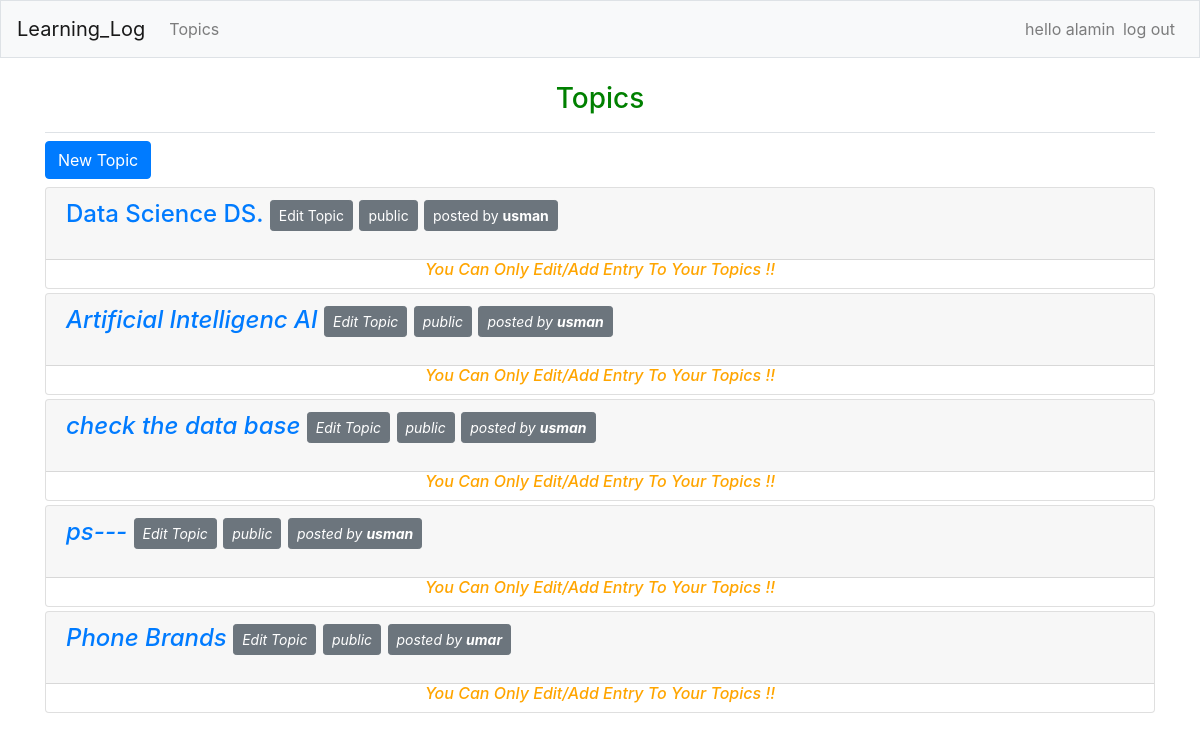
The page /topics/ (signed in) on the database its author committed.
### learning_logs/models.py (models this page shows)
class Topic(models.Model) :
    public = 'public'
    private= 'private'
    options = [
        (public,'public'),
        (private,'private'),
    ]
    choice = models.CharField(max_length=8,choices=options,default=public)
    text = models.CharField(max_length=25)
    date_added = models.DateTimeField(auto_now_add = True)
    owner =models.ForeignKey(User,on_delete=models.CASCADE)
    def __str__(self) :
        return self.text

### learning_logs/views.py (the view)
# urls.py: path("topics/",views.topics,name="topics"),
@login_required
def topics(request):
    topic_shown = []
    for  topic in Topic.objects.all() :
        if topic.choice == "public" or topic.choice == "" :
            topic_shown.append(topic)
    topics=Topic.objects.filter(owner=request.user).order_by("date_added")
    for topic in topics :
        if topic.choice == "private" :
            topic_shown.append(topic)
    context = {"topics":topic_shown}
    return render(request,"learning_logs/topics.html" , context)

### learning_logs/templates/learning_logs/topics.html
{% extends "learning_logs/base.html" %}
{% load bootstrap4 %}
{% block page_header%}<h3 align="center" style="color:green"> Topics </h3> {% endblock page_header%}
{% block content %}
    <a class="btn btn-md btn-primary mb-2" href="{% url 'learning_logs:new_topic'%}" role="button">New Topic</a>
    {% for topic in topics %}
     <div class="card mb-1">
      <h4 class="card-header">
        <a href="{% url 'learning_logs:topic' topic.id %}">{{topic}}</a>
        <small> <a class="btn btn-sm btn-secondary " href="{% url 'learning_logs:edit_topic' topic.id %}">Edit Topic </a></small>
        <small class="btn btn-sm btn-secondary">{{topic.choice}}</small>
        <small class="btn btn-sm btn-secondary">posted by <b>{{topic.owner}}</b></small></p>
        <h6 align ='center' style="color:orange"><i>You Can Only Edit/Add Entry To Your Topics !!<i></h6>
      </div>
    {% empty %}
    <div class="jumbotron">
    <h3 align="center" style="color:green"> No topic Added Yet!</h3>
    </div>
    {% endfor %}
{% endblock content %}

### learning_logs/templates/learning_logs/base.html (shortened to what this page needs)
{% load bootstrap4 %}
<!doctype html>
<html lang = "en">
<head>
    {% bootstrap_css %}
</head>
<body>
    <nav class="navbar navbar-expand-md navbar-light bg-light mb-4 border sticky-top">
      <a class="navbar-brand" href={% url "learning_logs:index"%}>Learning_Log</a>
        <div class="collapse navbar-collapse" id ="navbarCollapse">
          <ul class="navbar-nav mr-auto">
            <li class="nav-item">
              <a class="nav-link" href={% url "learning_logs:topics"%}> Topics </a>
            </li>
          </ul>
          <ul class="navbar-nav ml-auto">
            {% if user.is_authenticated %}
            <li class="nav-item">
             <span class="navbar-text">hello {{user.username}}</span>
            </li>
            <li class="nav-item">
              <a class="nav-link" href="{%url 'users:logout'%}">log out</a>
            </li>
            {% endif%}
          </ul>
        </div>
    </nav>
    <main role="main" class="container">
      <div class="pb-2 mb-2 border-bottom ">
      {% block page_header %}{% endblock page_header %}
      </div>
      <div>
        {% block content%}{% endblock content%}
      </div>
    </main>
</body>
</html>

### rows shown on the page
Topic: text "Data Science DS.", choice "public", owner "usman"
Topic: text "Artificial Intelligenc AI", choice "public", owner "usman"
Topic: text "check the data base", choice "public", owner "usman"
Topic: text "ps---", choice "public", owner "usman"
Topic: text "Phone Brands", choice "public", owner "umar"

### other values the page prints
{{ user.username }} "alamin"
